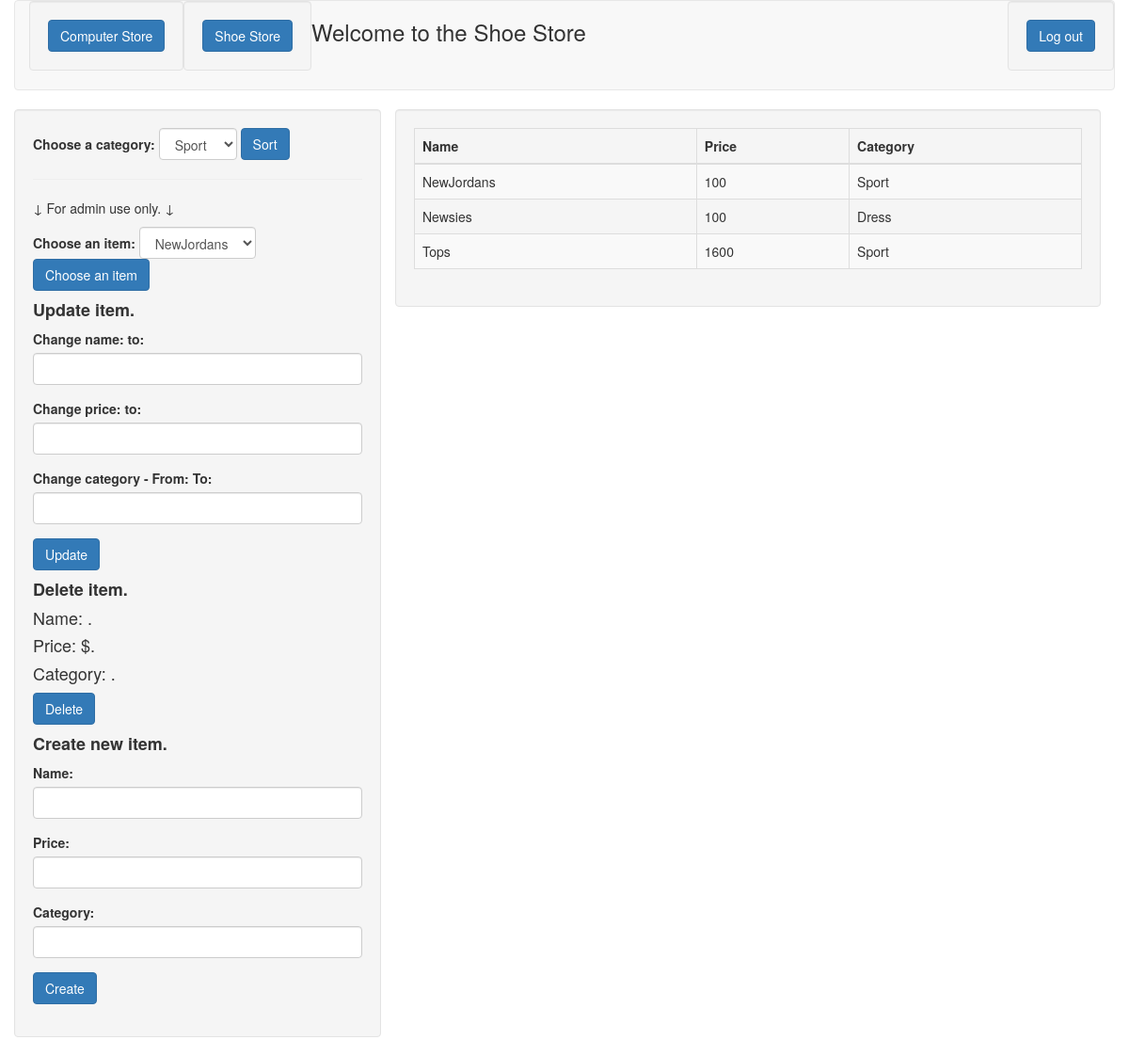
Screenshot of / (signed in) with the database file from the repository.
### tables this page shows
CREATE TABLE `stores` (
  `id` int(11) NOT NULL,
  `name` varchar(30) DEFAULT NULL,
  `price` int(10) DEFAULT NULL,
  `category` varchar(30) DEFAULT NULL,
  `store` varchar(30) DEFAULT NULL
);

### index.php (called while the page is built, shortened)
<?php
    $home = new Vhome();
    $home->render();
?>

### uconnect.php (called while the page is built, shortened)
<?php
    class Uconnect {
        private static $instance;
        private $db;
			public function __construct() {
                $cs = 'mysql:host=localhost;dbname=phpTestDB';
                $user = 'phpuser';
                $password = 'p@$$ward';
                try {
                    $this->db = new PDO($cs, $user, $password);
                } catch(PDOException $e) {
                    die($e->getMessage());
                }
			}
            public static function getInstance() {
                if (empty(self::$instance)) {
                    self::$instance = new Uconnect();
                }
                return self::$instance;
            }
            public function prepare($query) {
                return $this->db->prepare($query);
            }
            public function query($query) {
                return $this->db->query($query);
            }
    }
?>

### mhome.php (called while the page is built, shortened)
<?php
    class Mhome {
        private $db;
        public function __construct() {
            $this->db = Uconnect::getInstance();
        }
        public function getCategorys () {
            $query = "SELECT DISTINCT category FROM stores WHERE store = ?";
            $preparedStatement = $this->db->prepare($query);
            $preparedStatement->bindValue(1, $_SESSION['sitename']);
            $preparedStatement->execute();
            $categorys = $preparedStatement->fetchall();
            return $categorys;
        }
         public function getRows () {
            $query = "SELECT  id, name, price, category FROM stores WHERE store = ?";
            $preparedStatement = $this->db->prepare($query);
            $preparedStatement->bindValue(1, $_SESSION['sitename']);
            $preparedStatement->execute();
            $selectedItems = $preparedStatement->fetchall();
            return $selectedItems;
         }
         public function getSiteNames () {
            $query = "SELECT DISTINCT store FROM stores";
            $site = $this->db->query($query)->fetchall();
            return $site;
         }
          public function getSiteName () {
                return  $_SESSION['sitename'];
          }
    }
?>

### vhome.php (the view, shortened to what this page needs)
<?php
    class Vhome {
        private $mhome;
        public function __construct() {
            $this->mhome = new Mhome();
        }
        public function render() {
            $siteNames = $this->mhome->getSiteNames();
            $siteName = $this->mhome->getSiteName();
?>
            <nav class="navbar navbar-default">
                <div class="container-fluid">
                    <?php foreach($siteNames as  $site) : ?>
                        <div class="navbar-header well">
                            <form class="form-inline" action="index.php" method="post">
                                <div class="form-group">
                                    <button type="submit" class="btn btn-primary"><?= $site['store'] ?> Store</button>
                                </div>
                            </form>
                        </div>
                    <?php endforeach; ?>
                    <div class="navbar-header ">
                        <h3>Welcome to the <?= $siteName ?> Store</h3>
                    </div>
                    <div class="nav navbar-nav navbar-right well">
                    <?php if ($_SESSION['admin'] === 'no') { ?>
                        <div class="navbar-header">
                            <form class="form-inline" action="index.php" method="post">
                                <div class="form-group">
                                    <input type="text" class="form-control" name="user"  placeholder="User Name">
                                </div>
                                <div class="form-group">
                                    <input type="password" class="form-control" name="password"  placeholder="Password">
                                </div>
                                <input type="hidden"  name="admin" value="admin">
                                <button type="submit" class="btn btn-primary">Log in</button>
                            </form>
                        </div>
                    <?php } else { ?>
                        <div class="navbar-header">
                            <form class="form-inline" action="index.php" method="post">
                                <div class="form-group">
                                    <button type="submit" class="btn btn-primary">Log out</button>
                                </div>
                            </form>
                        </div>
                   <?php }  ?>
                    </div>
                </div>
            </nav>
<?php
            $results = $this->mhome->getCategorys();
            $getrows = $this->mhome->getRows();
?>
                <div class="well col-lg-4">
                        <form class="form-inline" action="index.php" method="post">
                            <div class="form-group">
                                <label for="category" class="control-label">Choose a category:</label>
                                <select class="form-control" id="category" name="category">
                                        <?php foreach ($results as $category) : ?>
                                            <option value="<?= $category['category']?>" <?php if($category['category'] === $_SESSION['category']) echo'selected'?> >
                                                <?= $category['category']?>
                                            </option>
                                        <?php endforeach; ?>
                                </select>
                            </div>
                            <input class="btn btn-primary" type="submit" value="Sort">
                        </form>
                        <hr>
                        <p>&downarrow; For admin use only. &downarrow;</p>
                        <form class="form-inline" action="index.php" method="post">
                            <div class="form-group">
                                <label for="prepItem" class="control-label">Choose an item:</label>
                                <select class="form-control" id="prepItem" name="prepItem">
                                        <?php foreach ($getrows as $item) : ?>
                                            <option value="<?= $item['id']?>" <?php if($item['id'] === $_SESSION['prepId']) echo'selected'?>>
                                                <?= $item['name']?>
                                            </option>
                                        <?php endforeach; ?>
                                </select>
                            </div>
                            <input class="btn btn-primary" type="submit" value="Choose an item">
                        </form>
                </div>
                <div class="col-lg-8">
                    <div class="well">
                        <table class="table table-bordered table-striped">
                            <thead>
                                <tr>
                                    <th>Name</th>
                                    <th>Price</th>
                                    <th>Category</th>
                                </tr>
                            </thead>
                            <tbody>
                                <?php foreach($getrows as $row) : ?>
                                    <tr>
                                        <td><?= $row['name']?></td>
                                        <td><?= $row['price']?></td>
                                        <td><?= $row['category']?></td>
                                    </tr>
                                <?php endforeach; ?>
                            </tbody>
                        </table>
                    </div>
                </div>
<?php
        }
    }
?>

### rows the page displays
stores: name "NewJordans", price "100", category "Sport"
stores: name "Newsies", price "100", category "Dress"
stores: name "Tops", price "1600", category "Sport"

### other values shown
$site['store'] "Computer"
$site['store'] "Shoe"
$siteName "Shoe"
form field category "Sport"
form field prepItem "NewJordans"
